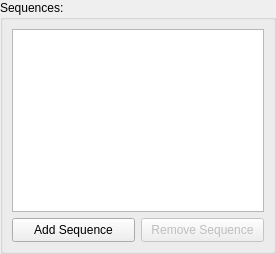
<?xml version="1.0" encoding="UTF-8"?>
<ui version="4.0">
 <class>SpriteSequence</class>
 <widget class="QWidget" name="SpriteSequence">
  <property name="geometry">
   <rect>
    <x>0</x>
    <y>0</y>
    <width>276</width>
    <height>254</height>
   </rect>
  </property>
  <layout class="QVBoxLayout" name="verticalLayout">
   <property name="leftMargin">
    <number>0</number>
   </property>
   <property name="topMargin">
    <number>0</number>
   </property>
   <property name="rightMargin">
    <number>0</number>
   </property>
   <property name="bottomMargin">
    <number>0</number>
   </property>
   <item>
    <widget class="QGroupBox" name="groupBox">
     <property name="title">
      <string>Sequences:</string>
     </property>
     <layout class="QGridLayout" name="gridLayout">
      <property name="leftMargin">
       <number>9</number>
      </property>
      <property name="topMargin">
       <number>9</number>
      </property>
      <property name="rightMargin">
       <number>9</number>
      </property>
      <property name="bottomMargin">
       <number>9</number>
      </property>
      <item row="0" column="0">
       <widget class="QTreeView" name="treeSequences"/>
      </item>
      <item row="2" column="0">
       <widget class="QWidget" name="widget" native="true">
        <layout class="QHBoxLayout" name="horizontalLayout">
         <property name="leftMargin">
          <number>0</number>
         </property>
         <property name="topMargin">
          <number>0</number>
         </property>
         <property name="rightMargin">
          <number>0</number>
         </property>
         <property name="bottomMargin">
          <number>0</number>
         </property>
         <item>
          <widget class="QPushButton" name="btnAdd">
           <property name="minimumSize">
            <size>
             <width>0</width>
             <height>24</height>
            </size>
           </property>
           <property name="text">
            <string>Add Sequence</string>
           </property>
          </widget>
         </item>
         <item>
          <widget class="QPushButton" name="btnRemove">
           <property name="enabled">
            <bool>false</bool>
           </property>
           <property name="minimumSize">
            <size>
             <width>0</width>
             <height>24</height>
            </size>
           </property>
           <property name="text">
            <string>Remove Sequence</string>
           </property>
          </widget>
         </item>
        </layout>
       </widget>
      </item>
     </layout>
    </widget>
   </item>
  </layout>
 </widget>
 <resources/>
 <connections/>
</ui>
